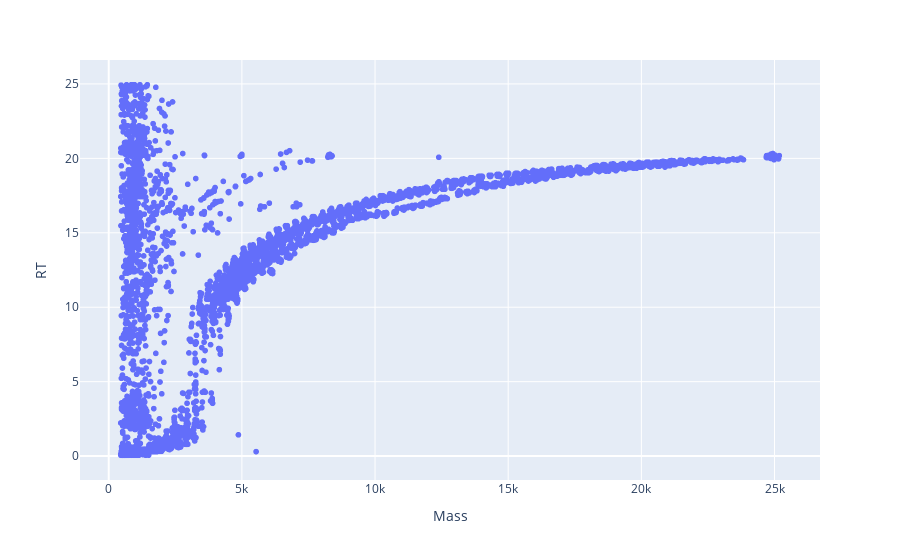
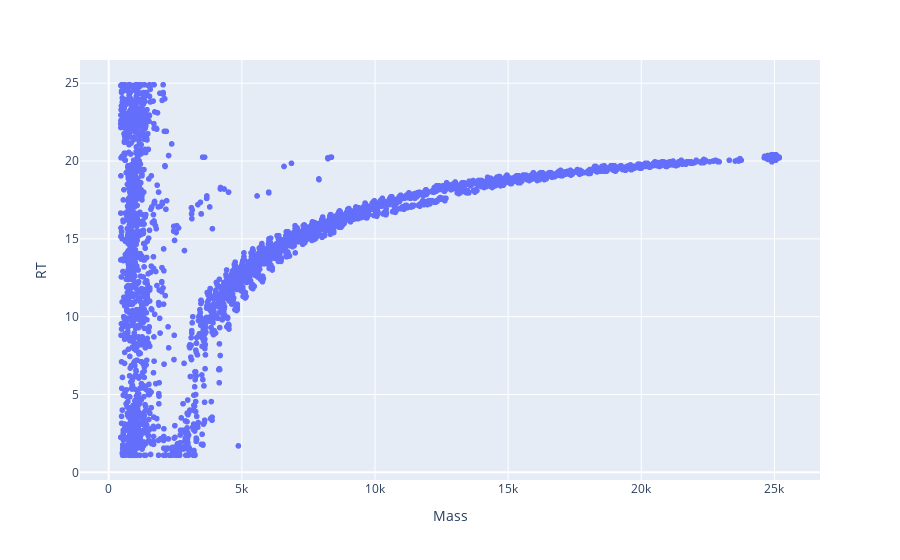

Write notebook code for charts like these, in order.
### Code cell
plotly_zone(df_wild1)
plotly_zone(df_alkb1)
df_wild1.shape, df_alkb1.shape

### Figure 1 — Plotly figure (JSON) as saved in the notebook; plotly's stock layout.template omitted (floating-point values rounded to 4 significant figures; data arrays with more than 128 entries replaced by an {"elided": "..."} marker saying what was removed)
{"data": [{"hovertemplate": "Mass=%{x}<br>RT=%{y}<extra></extra>", "legendgroup": "", "marker": {"color": "#636efa", "symbol": "circle"}, "mode": "markers", "name": "", "showlegend": false, "type": "scattergl", "x": {"elided": "6382 float values"}, "xaxis": "x", "y": {"elided": "6382 float values"}, "yaxis": "y"}], "layout": {"legend": {"tracegroupgap": 0}, "margin": {"t": 60}, "xaxis": {"anchor": "y", "domain": [0, 1], "title": {"text": "Mass"}}, "yaxis": {"anchor": "x", "domain": [0, 1], "title": {"text": "RT"}}}}

### Figure 2 — Plotly figure (JSON) as saved in the notebook; plotly's stock layout.template omitted (floating-point values rounded to 4 significant figures; data arrays with more than 128 entries replaced by an {"elided": "..."} marker saying what was removed)
{"data": [{"hovertemplate": "Mass=%{x}<br>RT=%{y}<extra></extra>", "legendgroup": "", "marker": {"color": "#636efa", "symbol": "circle"}, "mode": "markers", "name": "", "showlegend": false, "type": "scattergl", "x": {"elided": "5217 float values"}, "xaxis": "x", "y": {"elided": "5217 float values"}, "yaxis": "y"}], "layout": {"legend": {"tracegroupgap": 0}, "margin": {"t": 60}, "xaxis": {"anchor": "y", "domain": [0, 1], "title": {"text": "Mass"}}, "yaxis": {"anchor": "x", "domain": [0, 1], "title": {"text": "RT"}}}}
